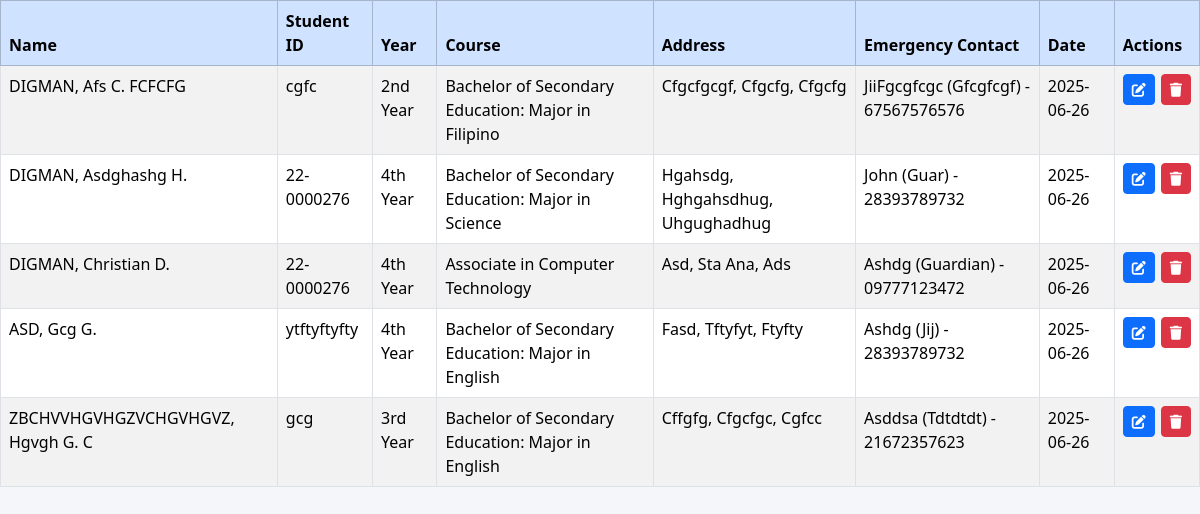
The page /admin/fetch_student.php on the database its author committed.
### tables this page shows
CREATE TABLE `student` (
  `s_id` int(255) NOT NULL,
  `student_surname` varchar(255) NOT NULL,
  `student_fname` varchar(255) NOT NULL,
  `student_mi` char(10) NOT NULL,
  `student_ext` char(10) NOT NULL,
  `student_address` varchar(255) NOT NULL,
  `student_id` varchar(255) NOT NULL,
  `student_year` varchar(255) NOT NULL,
  `student_course` varchar(255) NOT NULL,
  `student_emergency_name` varchar(255) NOT NULL,
  `student_relation` varchar(255) NOT NULL,
  `student_contact` varchar(255) NOT NULL,
  `student_date` date NOT NULL DEFAULT current_timestamp()
);

### admin/fetch_student.php (the view, shortened to what this page needs)
<?php
require_once "../config/dbcon.php";
include "../config/dashboardplugin.php";
$sort = isset($_GET['sort']) && strtolower($_GET['sort']) === 'asc' ? 'ASC' : 'DESC';
$sql = "SELECT * FROM student WHERE 1";
$sql .= " ORDER BY student_date $sort";
$result = $conn->query($sql);
if ($result && $result->num_rows > 0) {
    echo '<div style="overflow-x:auto;"><table class="table table-bordered table-striped">';
    echo '<thead class="table-primary"><tr>
            <th>Name</th>
            <th>Student ID</th>
            <th>Year</th>
            <th>Course</th>
            <th>Address</th>
            <th>Emergency Contact</th>
            <th>Date</th>
            <th>Actions</th>
          </tr></thead><tbody>';
    while ($row = $result->fetch_assoc()) {
        $id = $row['s_id'];
        $fullName = "{$row['student_surname']}, {$row['student_fname']} {$row['student_mi']} {$row['student_ext']}";
        $emergency = "{$row['student_emergency_name']} ({$row['student_relation']}) - {$row['student_contact']}";
        echo "<tr>
                <td>{$fullName}</td>
                <td>{$row['student_id']}</td>
                <td>{$row['student_year']}</td>
                <td>{$row['student_course']}</td>
                <td>{$row['student_address']}</td>
                <td>{$emergency}</td>
                <td>{$row['student_date']}</td>
                <td>
                <div class='action-buttons'>
                    <button class='btn btn-sm btn-primary edit-btn' data-id='$id'>
                    <i class='fas fa-edit'></i>
                    </button>
                    <button class='btn btn-sm btn-danger delete-btn' data-id='$id'>
                    <i class='fas fa-trash'></i>
                    </button>
                </div>
                </td>
              </tr>";
    }
    echo '</tbody></table></div>';
} else {
    echo "<p>No student records found.</p>";
}
?>

### config/dashboardplugin.php (shortened to what this page needs)
<!DOCTYPE html>
<html lang="en">
<head>
  <link href="https://cdn.jsdelivr.net/npm/bootstrap@5.3.3/dist/css/bootstrap.min.css" rel="stylesheet">
  <link rel="stylesheet" href="https://cdnjs.cloudflare.com/ajax/libs/font-awesome/6.5.0/css/all.min.css">
  <link rel="stylesheet" href="../css/dashboard.css">
</head>
<body>
</body>
</html>

### css/dashboard.css (style rules this page uses)
body { font-family: 'Segoe UI', sans-serif; margin: 0; background-color: #f4f6fa; }
.action-buttons { display: flex; gap: 6px; justify-content: center; align-items: center; }

### rows shown on the page
student: fullName "DIGMAN, Afs C. FCFCFG", student "cgfc", student_year "2nd Year", student_course "Bachelor of Secondary Education: Major in Filipino", student_address "Cfgcfgcgf, Cfgcfg, Cfgcfg", emergency "JiiFgcgfcgc (Gfcgfcgf) - 67567576576", student_date "2025-06-26"
student: fullName "DIGMAN, Asdghashg H.", student "22-0000276", student_year "4th Year", student_course "Bachelor of Secondary Education: Major in Science", student_address "Hgahsdg, Hghgahsdhug, Uhgughadhug", emergency "John (Guar) - 28393789732", student_date "2025-06-26"
student: fullName "DIGMAN, Christian D.", student "22-0000276", student_year "4th Year", student_course "Associate in Computer Technology", student_address "Asd, Sta Ana, Ads", emergency "Ashdg (Guardian) - 09777123472", student_date "2025-06-26"
student: fullName "ASD, Gcg G.", student "ytftyftyfty", student_year "4th Year", student_course "Bachelor of Secondary Education: Major in English", student_address "Fasd, Tftyfyt, Ftyfty", emergency "Ashdg (Jij) - 28393789732", student_date "2025-06-26"
student: fullName "ZBCHVVHGVHGZVCHGVHGVZ, Hgvgh G. C", student "gcg", student_year "3rd Year", student_course "Bachelor of Secondary Education: Major in English", student_address "Cffgfg, Cfgcfgc, Cgfcc", emergency "Asddsa (Tdtdtdt) - 21672357623", student_date "2025-06-26"
